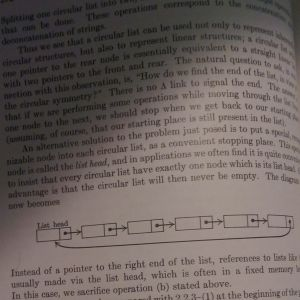
#> input picture cv/input_book_image.jpg, 300 x 300 px
$ python adaptive_threshold.py
#> lines starting #> are read from the running program, lines starting #| are printed output that depends on the picture; after the words box and inside, x2 and y2 are one past the last pixel; in counts of white or black regions, pixels touching at a corner belong together
# Python program to illustrate
# adaptive thresholding type on an image

# organizing imports
import os

import cv2
import numpy as np

FILE_DIR = os.path.dirname(__file__)

# path to input image is specified and
# image is loaded with imread command
image1 = cv2.imread(os.path.join(FILE_DIR, 'input_book_image.jpg'))
#> image1 is the input picture: shape (300, 300, 3); mean B, G, R 94.5, 97.8, 107.5

# cv2.cvtColor is applied over the
# image input with applied parameters
# to convert the image in grayscale
img = cv2.cvtColor(image1, cv2.COLOR_BGR2GRAY)

# applying different thresholding
# techniques on the input image
thresh1 = cv2.adaptiveThreshold(img, 255, cv2.ADAPTIVE_THRESH_MEAN_C,
                                          cv2.THRESH_BINARY, 199, 5)
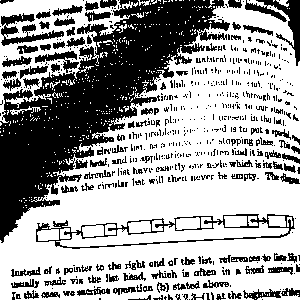
#> thresh1: shape (300, 300); 63.3% white; 648 black regions (513 under 20 px), largest, box (x1, y1, x2, y2) and area: (0, 0, 230, 243) 19422, (36, 214, 295, 249) 1536, (245, 0, 300, 66) 1004

thresh2 = cv2.adaptiveThreshold(img, 255, cv2.ADAPTIVE_THRESH_GAUSSIAN_C,
                                          cv2.THRESH_BINARY, 199, 5)
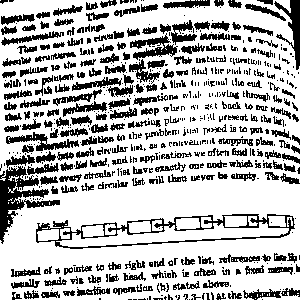
#> thresh2: shape (300, 300); 72.8% white; 609 black regions (344 under 20 px), largest, box (x1, y1, x2, y2) and area: (36, 214, 295, 249) 1744, (0, 166, 60, 244) 1517, (274, 0, 300, 70) 631

# the window showing output images
# with the corresponding thresholding
# techniques applied to the input image
cv2.imshow('Adaptive Mean', thresh1)
cv2.imshow('Adaptive Gaussian', thresh2)


# De-allocate any associated memory usage
if cv2.waitKey(0) & 0xff == 27:
#> (key Esc is pressed here)
    cv2.destroyAllWindows()

$ run again, with cv/test2.jpg copied over cv/input_book_image.jpg
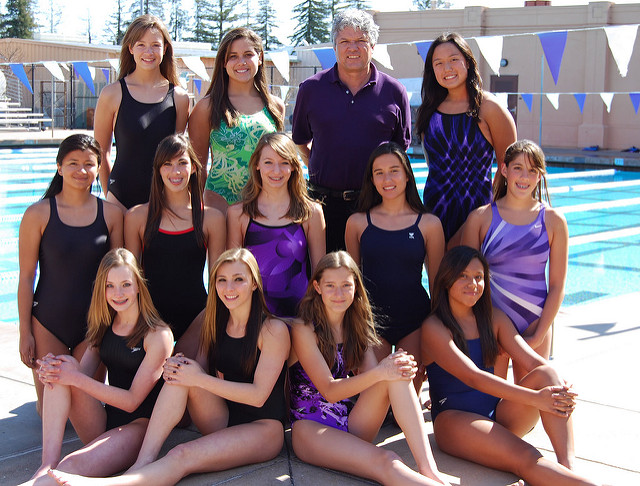
#> input picture cv/test2.jpg, 640 x 486 px
#> image1 is the input picture: shape (486, 640, 3); mean B, G, R 118.6, 113.4, 130.9
#> `thresh1 = cv2.adaptiveThreshold(img, 255, cv2.ADAPTIVE_THRESH_MEAN_C, ..`:
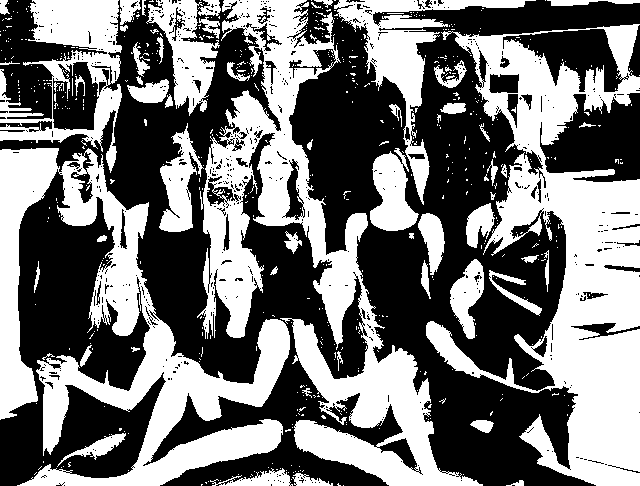
#> thresh1: shape (486, 640); 45.9% white; 600 white regions (541 under 20 px), largest, box (x1, y1, x2, y2) and area: (426, 24, 640, 486) 39495, (197, 0, 483, 486) 35458, (0, 148, 290, 486) 32169
#> `thresh2 = cv2.adaptiveThreshold(img, 255, cv2.ADAPTIVE_THRESH_GAUSSIAN..`:
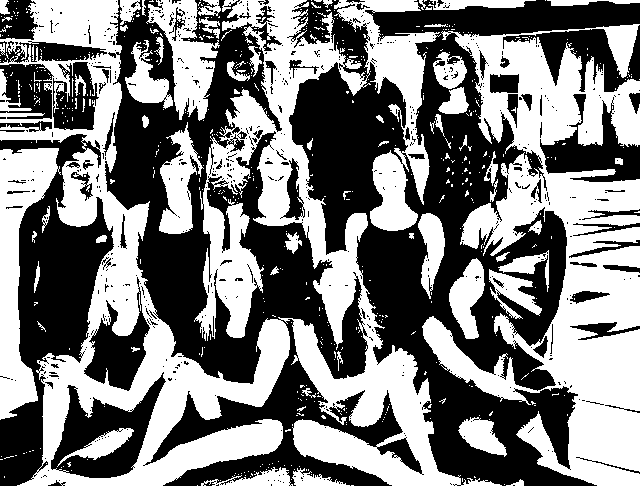
#> thresh2: shape (486, 640); 49.3% white; 584 white regions (517 under 20 px), largest, box (x1, y1, x2, y2) and area: (0, 0, 502, 486) 78036, (422, 24, 640, 486) 44363, (0, 148, 61, 420) 7471
